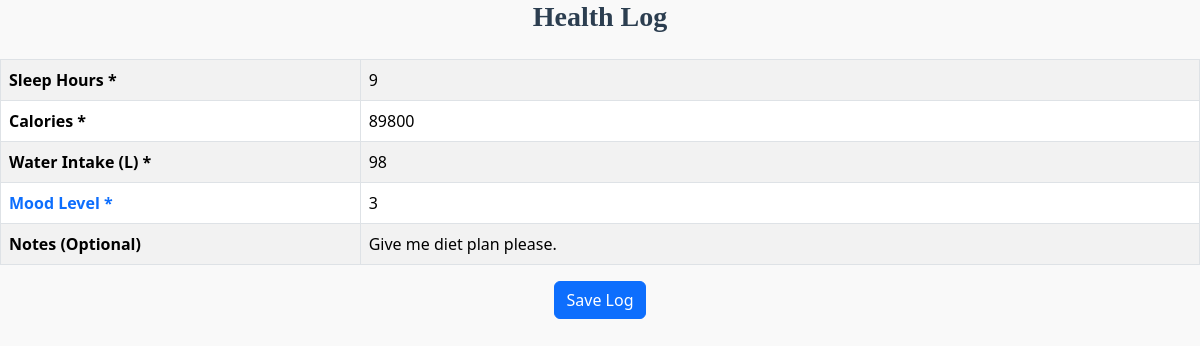
Screenshot of /view_health.php (signed in) with the database file from the repository.
### tables this page shows
CREATE TABLE `health_logs` (
  `health_id` int(11) NOT NULL,
  `id` int(11) NOT NULL,
  `date` timestamp NOT NULL DEFAULT current_timestamp(),
  `sleep_hours` float NOT NULL,
  `calories` int(11) DEFAULT NULL,
  `water_intake` float DEFAULT NULL,
  `mood_level` int(11) DEFAULT NULL,
  `notes` text DEFAULT NULL
);

### view_health.php (the view, shortened to what this page needs)
<?php
include("db_connect.php");
$user_id = $_SESSION['user_id'];
$health_query = "Select sleep_hours, calories, water_intake, mood_level, notes from health_logs where id='$user_id'";
$health_result = mysqli_query($conn, $health_query);
$has_record = false;
if ($health_result && mysqli_num_rows($health_result) > 0) {
    $health_data = mysqli_fetch_assoc($health_result);
    $has_record = true;
}
?>
<!DOCTYPE html>
<html lang="en">
<head>
    <link href="https://cdn.jsdelivr.net/npm/bootstrap@5.3.3/dist/css/bootstrap.min.css" rel="stylesheet">
</head>
<body>
    <div class="health-card">
        <h3>Health Log</h3>
        <form id="healthForm" action="insert_health.php" method="POST" novalidate>
            <table class="table table-bordered table-striped">
                <tbody>
                    <tr>
                        <th style="width: 30%;">Sleep Hours *</th>
                        <td>
                            <?php if ($has_record): ?>
                                <span class="view-field"><?= htmlspecialchars($health_data['sleep_hours']) ?></span>
                            <?php else: ?>
                                <input type="number" step="0.1" min="0" max="24" class="form-control" name="sleep_hours"
                                    placeholder="Enter your sleep hours" required>
                            <?php endif; ?>
                        </td>
                    </tr>
                    <tr>
                        <th>Calories *</th>
                        <td>
                            <?php if ($has_record): ?>
                                <span class="view-field"><?= htmlspecialchars($health_data['calories']) ?></span>
                            <?php else: ?>
                                <input type="number" class="form-control" name="calories" placeholder="Enter your calories"
                                    required>
                            <?php endif; ?>
                        </td>
                    </tr>
                    <tr>
                        <th>Water Intake (L) *</th>
                        <td>
                            <?php if ($has_record): ?>
                                <span class="view-field"><?= htmlspecialchars($health_data['water_intake']) ?></span>
                            <?php else: ?>
                                <input type="number" step="0.1" min="0" class="form-control" name="water_intake"
                                    placeholder="Enter your water intake in liters" required>
                            <?php endif; ?>
                        </td>
                    </tr>
                    <tr>
                        <th class="text-primary">Mood Level *</th>
                        <td>
                            <?php if ($has_record): ?>
                                <span class="view-field"><?= htmlspecialchars($health_data['mood_level']) ?></span>
                            <?php endif; ?>
                        </td>
                    </tr>
                    <tr>
                        <th>Notes (Optional)</th>
                        <td>
                            <?php if ($has_record): ?>
                                <span class="view-field"><?= htmlspecialchars($health_data['notes']) ?></span>
                            <?php else: ?>
                                <textarea class="form-control" name="notes" rows="3"
                                    placeholder="Enter any notes (optional)"></textarea>
                            <?php endif; ?>
                        </td>
                    </tr>
                </tbody>
            </table>
            <div class="text-center">
                <button type="submit" id="save-btn" class="btn btn-primary">Save Log</button>
            </div>
        </form>
    </div>
</body>
</html>

### view_health.php (style rules this page uses)
body { background-color: #f9f9f9; font-family: 'Segoe UI', sans-serif; }
h3 { font-family: 'Times New Roman'; font-weight: bold; color: #2c3e50; text-align: center; margin-bottom: 25px; }
table { font-size: 16px; }

### rows the page displays
health_logs: sleep_hours "9", calories "89800", water_intake "98", mood_level "3", notes "Give me diet plan please."
